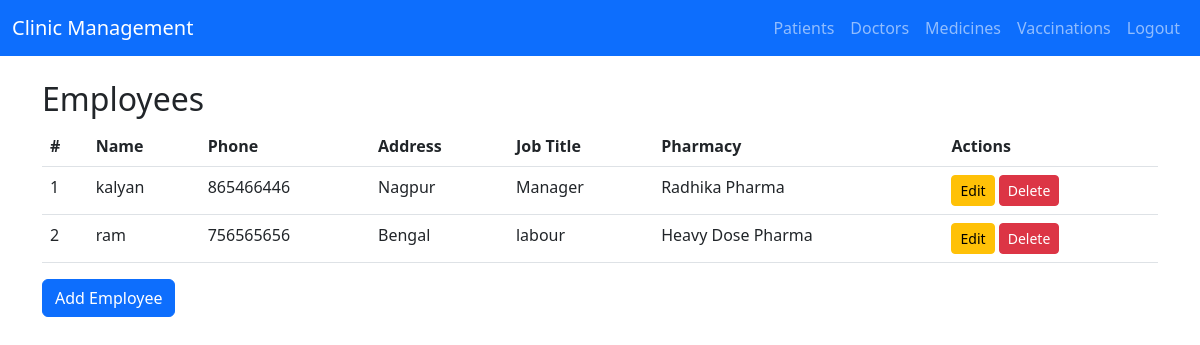
Screenshot of /employees/ (signed in) with the database file from the repository.
### clinic/models.py (models this page shows, shortened)
class Employee(models.Model):
    employee_id = models.AutoField(primary_key=True)
    employee_name = models.CharField(max_length=100)
    employee_phone_number = models.CharField(max_length=15)
    employee_address = models.TextField()
    job_title = models.CharField(max_length=100)
    pharmacy = models.ForeignKey(Pharmacy, on_delete=models.CASCADE)  # Link to Pharmacy
    payroll = models.ForeignKey('Payroll', on_delete=models.SET_NULL, null=True, blank=True)

class Pharmacy(models.Model):
    pharmacy_id = models.AutoField(primary_key=True)
    pharmacy_name = models.CharField(max_length=100)
    pharmacy_number = models.CharField(max_length=15)
    address = models.TextField()

### clinic/views.py (the view)
# urls.py: path('employees/', views.list_employees, name='list_employees'),
@login_required
def list_employees(request):
    employees = Employee.objects.select_related('pharmacy').all()
    return render(request, 'clinic_management/list_employees.html', {'employees': employees})

### clinic/Templates/clinic_management/list_employees.html
{% extends 'clinic_management/base.html' %}
{% block content %}
<h2>Employees</h2>
<table class="table">
    <thead>
        <tr>
            <th>#</th>
            <th>Name</th>
            <th>Phone</th>
            <th>Address</th>
            <th>Job Title</th>
            <th>Pharmacy</th>
            <th>Actions</th>
        </tr>
    </thead>
    <tbody>
        {% for employee in employees %}
        <tr>
            <td>{{ forloop.counter }}</td>
            <td>{{ employee.employee_name }}</td>
            <td>{{ employee.employee_phone_number }}</td>
            <td>{{ employee.employee_address }}</td>
            <td>{{ employee.job_title }}</td>
            <td>{{ employee.pharmacy.pharmacy_name }}</td>
            <td>
                <a href="{% url 'edit_employee' employee.employee_id %}" class="btn btn-warning btn-sm">Edit</a>
                <a href="{% url 'delete_employee' employee.employee_id %}" class="btn btn-danger btn-sm">Delete</a>
            </td>
        </tr>
        {% endfor %}
    </tbody>
</table>
<a href="{% url 'add_employee' %}" class="btn btn-primary">Add Employee</a>
{% endblock %}

### rows the page displays
Employee: employee_name "kalyan", employee_phone_number "865466446", employee_address "Nagpur", job_title "Manager", pharmacy.pharmacy_name "Radhika Pharma"
Employee: employee_name "ram", employee_phone_number "756565656", employee_address "Bengal", job_title "labour", pharmacy.pharmacy_name "Heavy Dose Pharma"
